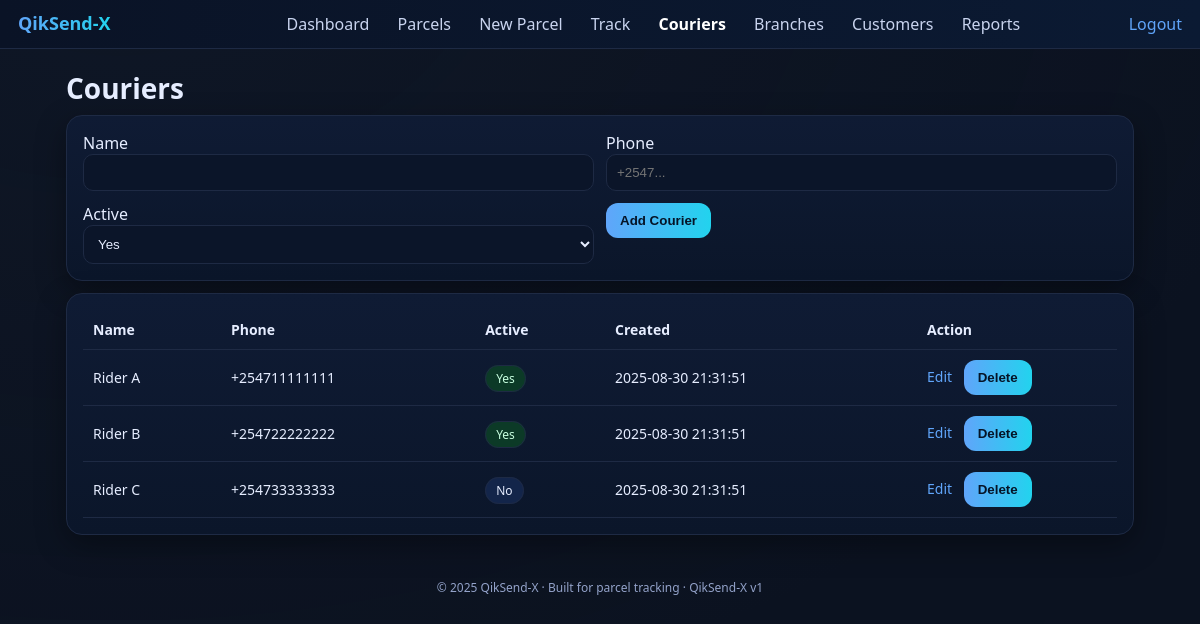
Screenshot of /couriers (signed in) with the database file from the repository.
### app.py (models this page shows)
class Courier(db.Model):
    id = db.Column(db.Integer, primary_key=True)
    name = db.Column(db.String(120), nullable=False)
    phone = db.Column(db.String(50), nullable=False)
    active = db.Column(db.Boolean, default=True)
    created_at = db.Column(db.String(32), default=lambda: now_str())

### app.py (the view)
@app.route("/couriers")
@login_required
def couriers():
    return render_template("couriers.html", couriers=Courier.query.order_by(Courier.name).all())

### app.py (called while the page is built)
def login_required(f):
    @wraps(f)
    def wrapper(*args, **kwargs):
        if not session.get("user"):
            return redirect(url_for("login"))
        return f(*args, **kwargs)
    return wrapper

### templates/couriers.html (shortened to what this page needs)
{% extends "base.html" %}
{% block content %}
<h1 class="h1">Couriers</h1>
<div class="card" style="margin-bottom:12px">
  <form method="post" action="{{ url_for('new_courier') }}" class="form-grid">
    <div><label>Name</label><input class="input" name="name" required></div>
    <div><label>Phone</label><input class="input" name="phone" required placeholder="+2547..."></div>
    <div>
      <label>Active</label>
      <select class="input" name="active"><option value="1">Yes</option><option value="0">No</option></select>
    </div>
    <div><button class="btn" type="submit">Add Courier</button></div>
  </form>
</div>
<div class="card">
  <table class="table">
    <thead><tr><th>Name</th><th>Phone</th><th>Active</th><th>Created</th><th style="width:200px">Action</th></tr></thead>
    <tbody>
      {% for r in couriers %}
      <tr>
        <td>{{ r.name }}</td>
        <td>{{ r.phone }}</td>
        <td><span class="badge {{ 'delivered' if r.active else 'created' }}">{{ 'Yes' if r.active else 'No' }}</span></td>
        <td>{{ r.created_at }}</td>
        <td>
          <a href="{{ url_for('edit_courier', id=r.id) }}">Edit</a>
          <form method="post" action="{{ url_for('delete_courier', id=r.id) }}" style="display:inline;margin-left:8px" onsubmit="return confirm('Delete this courier?');">
            <button class="btn btn-small danger" type="submit">Delete</button>
          </form>
        </td>
      </tr>
      {% else %}
      <tr><td colspan="5" class="muted">No couriers yet.</td></tr>
      {% endfor %}
    </tbody>
  </table>
</div>
{% endblock %}

### static/style.css (style rules this page uses)
:root { --bg:#0b1220;--panel:#0f1b34;--line:#1e2a44;--text:#e6edff;--brand:#60a5fa;--brand2:#22d3ee }
* { box-sizing:border-box }
body { margin:0;background:radial-gradient(1200px 800px at 10% -10%, #1e293b33, transparent),var(--bg);color:var(--text);font-family:system-ui,-apple-system,Segoe UI,Roboto,Arial }
a { color:var(--brand);text-decoration:none }
.card { background:linear-gradient(180deg,#0f1b34,#0b162a);border:1px solid var(--line);border-radius:16px;padding:16px;box-shadow:0 10px 30px rgba(0,0,0,.35) }
.h1 { font-size:28px;margin:10px 0 8px }
.table { width:100%;border-collapse:collapse }
.table th,.table td { padding:10px;border-bottom:1px solid var(--line);font-size:14px;text-align:left }
.badge { padding:4px 10px;border-radius:999px;font-size:12px;border:1px solid var(--line);background:#112041 }
.badge.created { background:#13254a }
.badge.delivered { background:#0c3a27;color:#c8ffe0 }
.form-grid { display:grid;grid-template-columns:1fr 1fr;gap:12px }
.input,select,textarea { width:100%;padding:10px;border-radius:10px;border:1px solid var(--line);background:#0b1529;color:var(--text) }
.btn { display:inline-block;padding:10px 14px;border-radius:12px;border:0;cursor:pointer;font-weight:700;color:#051427;background:linear-gradient(90deg,var(--brand),var(--brand2)) }

### rows the page displays
Courier: name "Rider A", phone "+254711111111", active "Yes", created_at "2025-08-30 21:31:51"
Courier: name "Rider B", phone "+254722222222", active "Yes", created_at "2025-08-30 21:31:51"
Courier: name "Rider C", phone "+254733333333", active "No", created_at "2025-08-30 21:31:51"
